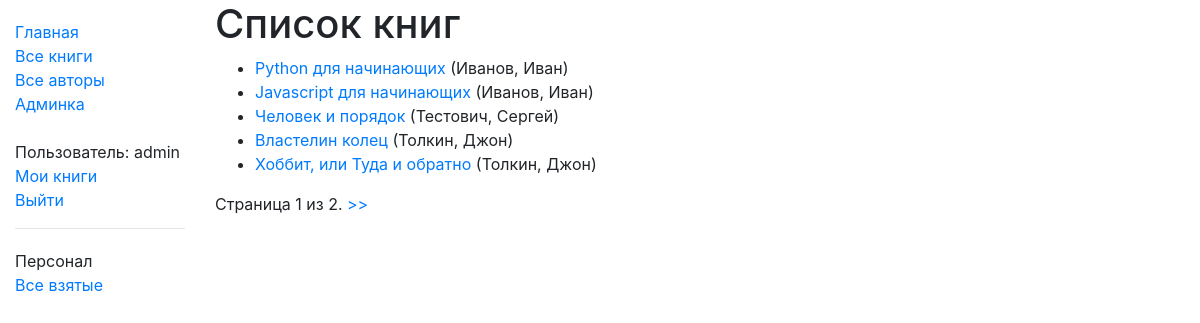
Page /catalog/books/ (signed in) on the committed database.
### catalog/models.py (models this page shows, shortened)
class Book(models.Model):
    title = models.CharField('Оглавление',max_length=200)
    author = models.ForeignKey('Author',verbose_name='Автор', on_delete=models.SET_NULL, null=True)
    summary = models.TextField('Описание',max_length=1000, help_text="Введите короткое описание книги")
    isbn = models.CharField('ISBN', max_length=13, help_text='13 символьный <a href="https://www.isbn-international.org/content/what-isbn">ISBN</a>')
    genre = models.ManyToManyField(Genre,verbose_name='Жанр', help_text="Выберите жанр книги")
    language = models.ForeignKey('Language',verbose_name='Язык', on_delete=models.SET_NULL, null=True)
    def display_genre(self):
        """Creates a string for the Genre. This is required to display genre in Admin."""
        return ', '.join([genre.name for genre in self.genre.all()[:6]])
    display_genre.short_description = 'Жанр'
    def get_absolute_url(self):
        return reverse('book-detail', args=[str(self.id)])
    class Meta:
        verbose_name="Книга"
        verbose_name_plural="Книги"

class Author(models.Model):
    first_name = models.CharField(max_length=100,verbose_name='Имя')
    last_name = models.CharField(max_length=100,verbose_name='Фамилия')
    date_of_birth = models.DateField(null=True, blank=True,verbose_name='Дата рождения')
    date_of_death = models.DateField('умер', null=True, blank=True)
    class Meta:
        ordering = ['last_name', 'first_name']
        verbose_name = "Автор"
        verbose_name_plural = "Авторы"
    def __str__(self):
        return '{0}, {1}'.format(self.last_name, self.first_name)

### catalog/views.py (the view)
# urls.py: path('books/', views.BookListView.as_view(), name='books'),
class BookListView(LoginRequiredMixin,generic.ListView):
    model = Book
    paginate_by = 5

### catalog/templates/catalog/book_list.html (shortened to what this page needs)
{% extends "base_generic.html" %}
{% block content %}
    <h1>Список книг</h1>
    {% if book_list %}
    <ul>
    {% load el_pagination_tags %}
      {% for book in book_list %}
      <li>
        <a href="{{ book.get_absolute_url }}">{{ book.title }}</a> ({{book.author}})
      </li>
      {% endfor %}
    </ul>
    {% else %}
      <p>В библиотеке нету книг :(</p>
    {% endif %}
{% endblock %}

### catalog/templates/base_generic.html (shortened to what this page needs)
<!DOCTYPE html>
<html lang="en">
<head>
<link rel="stylesheet" href="https://stackpath.bootstrapcdn.com/bootstrap/4.1.3/css/bootstrap.min.css">
  {% load static %}
  <link rel="stylesheet" href="{% static 'css/styles.css' %}">
    <link rel="stylesheet" href="{% static 'css/bjax.css' %}">
</head>
<body>
  <div class="container-fluid">
    <div class="row">
      <div class="col-sm-2">
      {% block sidebar %}
      <ul class="sidebar-nav">
          <li><a href="{% url 'index' %}">Главная</a></li>
          <li><a href="{% url 'books' %}">Все книги</a></li>
          <li><a href="{% url 'authors' %}">Все авторы</a></li>
          <li><a href="/admin">Админка</a></li>
      <br>
      {% if user.is_authenticated %}
     <li>Пользователь: {{ user.get_username }}</li>
     <li><a href="{% url 'my-borrowed' %}">Мои книги</a></li>
     <li><a href="{% url 'logout'%}?next={{request.path}}">Выйти</a></li>
   {% else %}
     <li><a href="{% url 'login'%}?next={{request.path}}">Войти</a></li>
   {% endif %}
      </ul>
     {% endblock %}
      {% if user.is_staff %}
   <hr />
   <ul class="sidebar-nav">
   <li>Персонал</li>
   {% if perms.catalog.can_mark_returned %}
   <li><a href="{% url 'all-borrowed' %}">Все взятые</a></li>
   {% endif %}
   </ul>
    {% endif %}
      </div>
      <div class="col-sm-10 ">
      {% block content %}{% endblock %}
      {% block pagination %}
  {% if is_paginated %}
      <div class="pagination">
          <span class="page-links">
              <span class="page-current">
                  Страница {{ page_obj.number }} из {{ page_obj.paginator.num_pages }}.
              </span>
              {% if page_obj.has_next %}
                  <a href="{{ request.path }}?page={{ page_obj.next_page_number }}"> >> </a>
              {% endif %}
          </span>
      </div>
  {% endif %}
{% endblock %}
      </div>
    </div>
  </div>
</body>
</html>

### catalog/static/css/styles.css (style rules this page uses)
.sidebar-nav { margin-top: 20px; padding: 0; list-style: none; }

### rows in the picture
Book: title "Python для начинающих", author "Иванов, Иван"
Book: title "Javascript для начинающих", author "Иванов, Иван"
Book: title "Человек и порядок", author "Тестович, Сергей"
Book: title "Властелин колец", author "Толкин, Джон"
Book: title "Хоббит, или Туда и обратно", author "Толкин, Джон"

### other values in the picture
{{ user.get_username }} "admin"
{{ page_obj.number }} "1"
{{ page_obj.paginator.num_pages }} "2"
